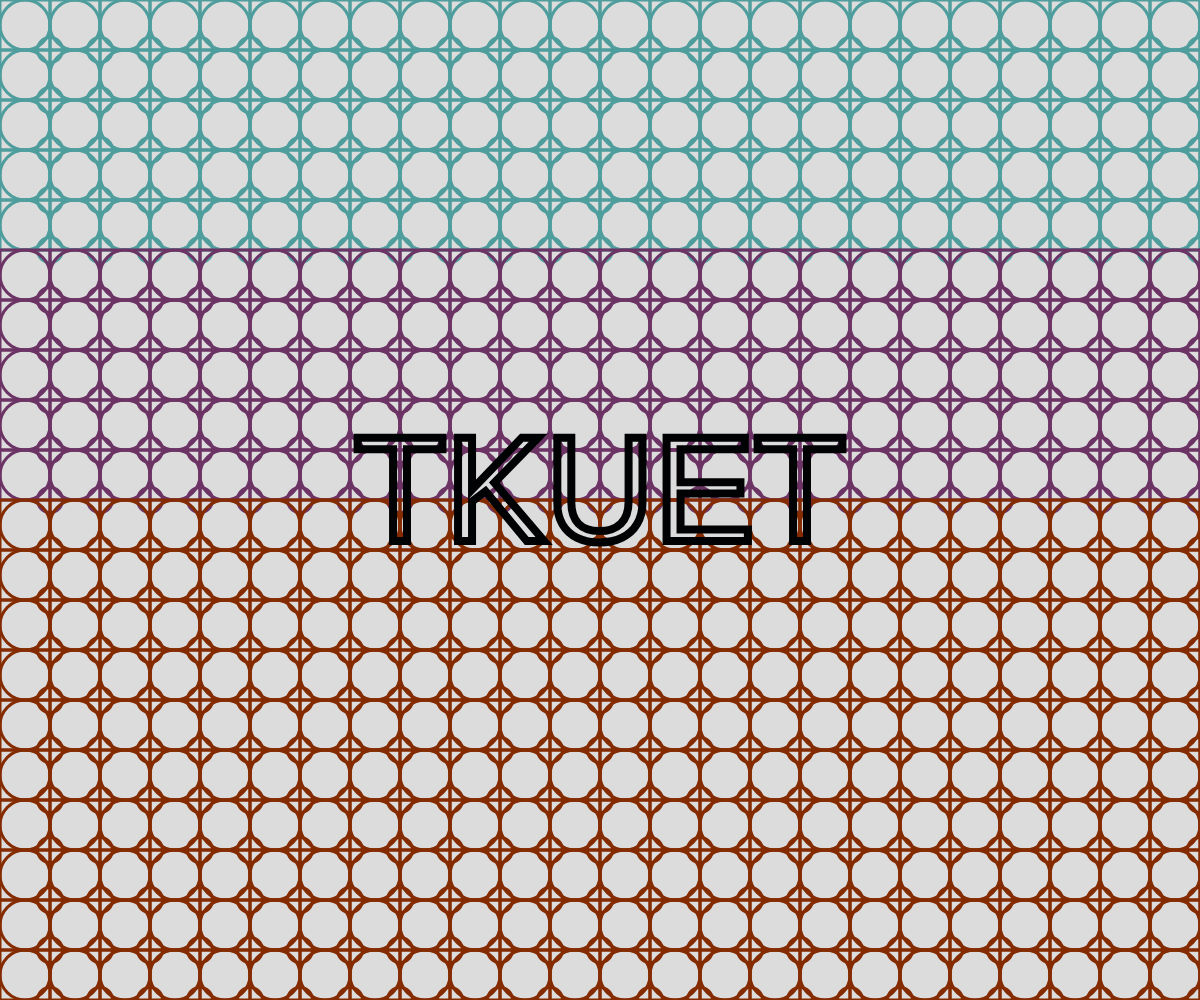
Frame 1 (no input)
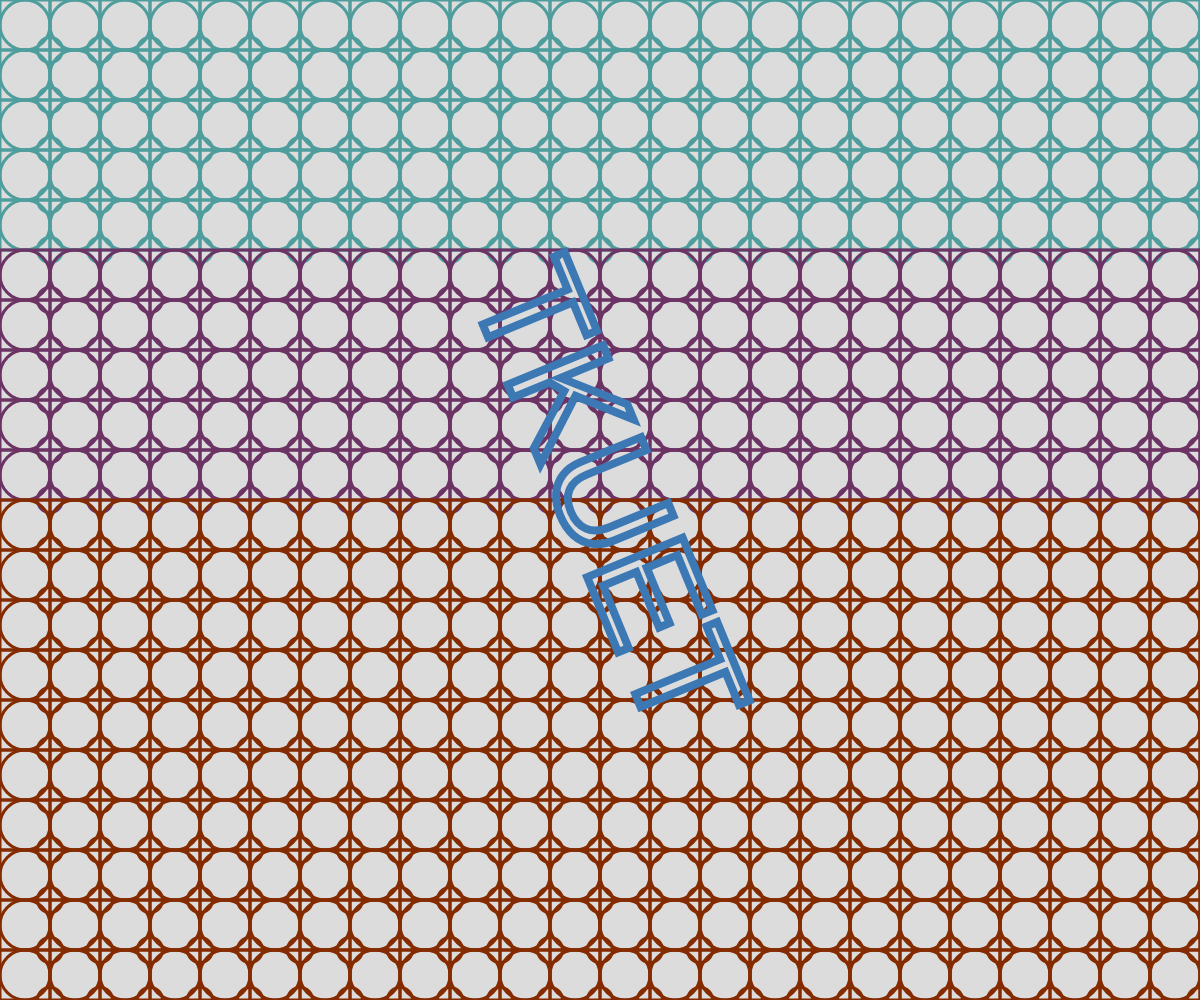
Frame 60 (no input)
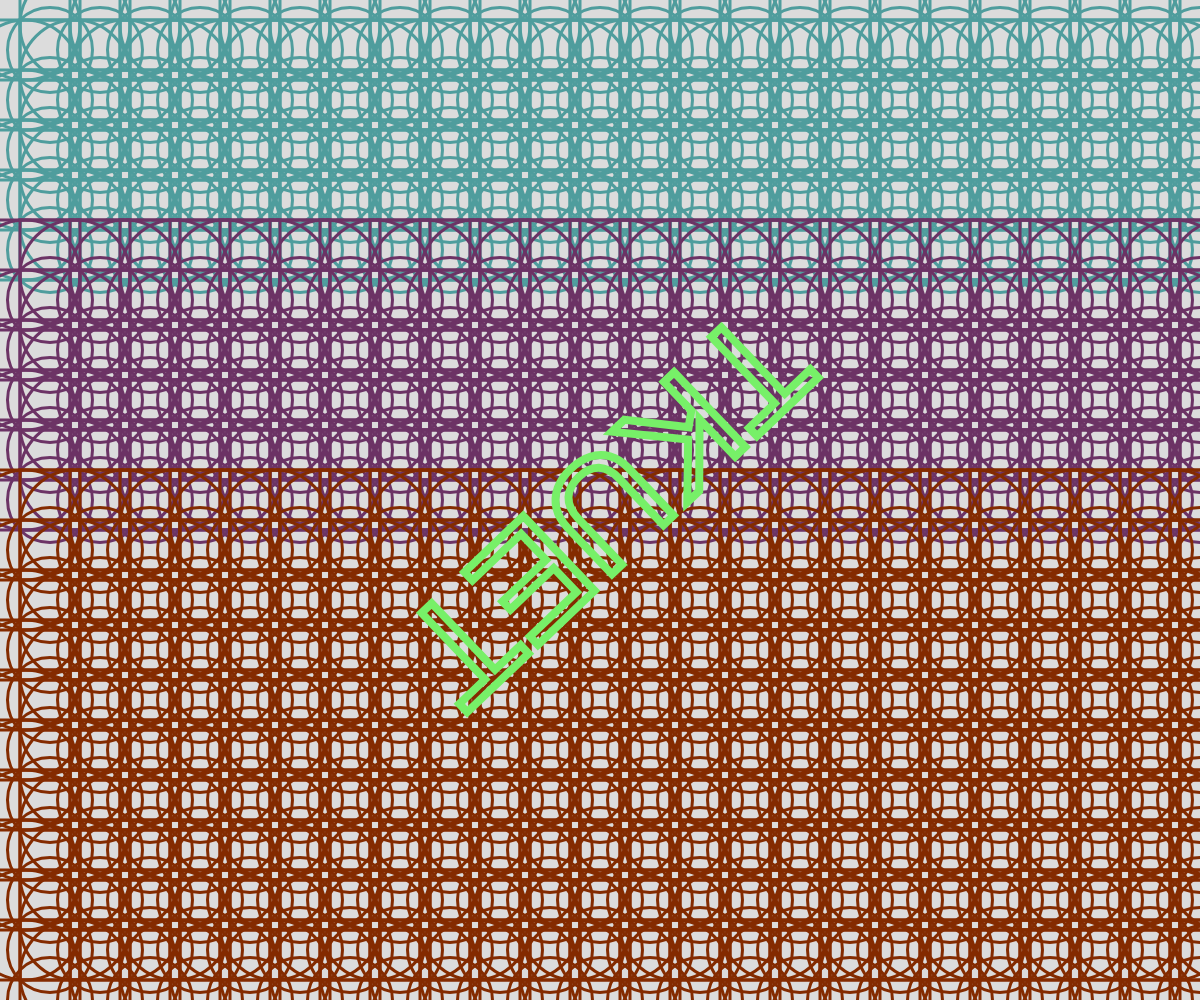
Frame 120 (the mouse pressed at the canvas centre since frame 60)

The p5.js sketch that drew these frames (run headless with seeded random() and noise() and a simulated clock; from frame 60 on, the mouse is pressed at the canvas centre):

// p5.js sketch
// ── sketch.js
let angle = 0;
let r = 255, g = 0, b = 0;

function setup() {
  createCanvas(windowWidth, windowHeight);
  background("#737300");
}

function draw() {
  background(220);
  rectMode(CENTER);
  noFill();
  stroke("#00FFFF");
  strokeWeight(3);

  let rect_width = 50 + mouseX / 10;
  let bc_width = 50 + mouseX / 10;
  let sc_width = 25 + mouseX / 10;

  for (let j = 0; j < 20; j++) {
    for (let i = 0; i < 40; i++) {

      if (j < 5) {
        stroke("#4F9D9D");
      } else if (j < 10) {
        stroke("#6C3365");
      } else {
        stroke("#842B00");
      }
      
      ellipse(25 + 50 * i, 25 + 50 * j, bc_width);
      rect(25 + 50 * i, 25 + 50 * j, rect_width);
      ellipse(50 + 50 * i, 50 + 50 * j, sc_width);
    }
  }

  // 更新 RGB 顏色值
  r = (r + 1) % 256;
  g = (g + 2) % 256;
  b = (b + 3) % 256;

  // 設定文字顏色為中空且外框變色
  noFill();
  stroke(r, g, b);
  strokeWeight(8);

  textSize(150);
  textAlign(CENTER, CENTER);
  
  push();
  translate(width / 2, height / 2);
  rotate(angle);
  text('TKUET', 0, 0);
  pop();

  // 增加旋轉角度
  angle += 0.02;
}
